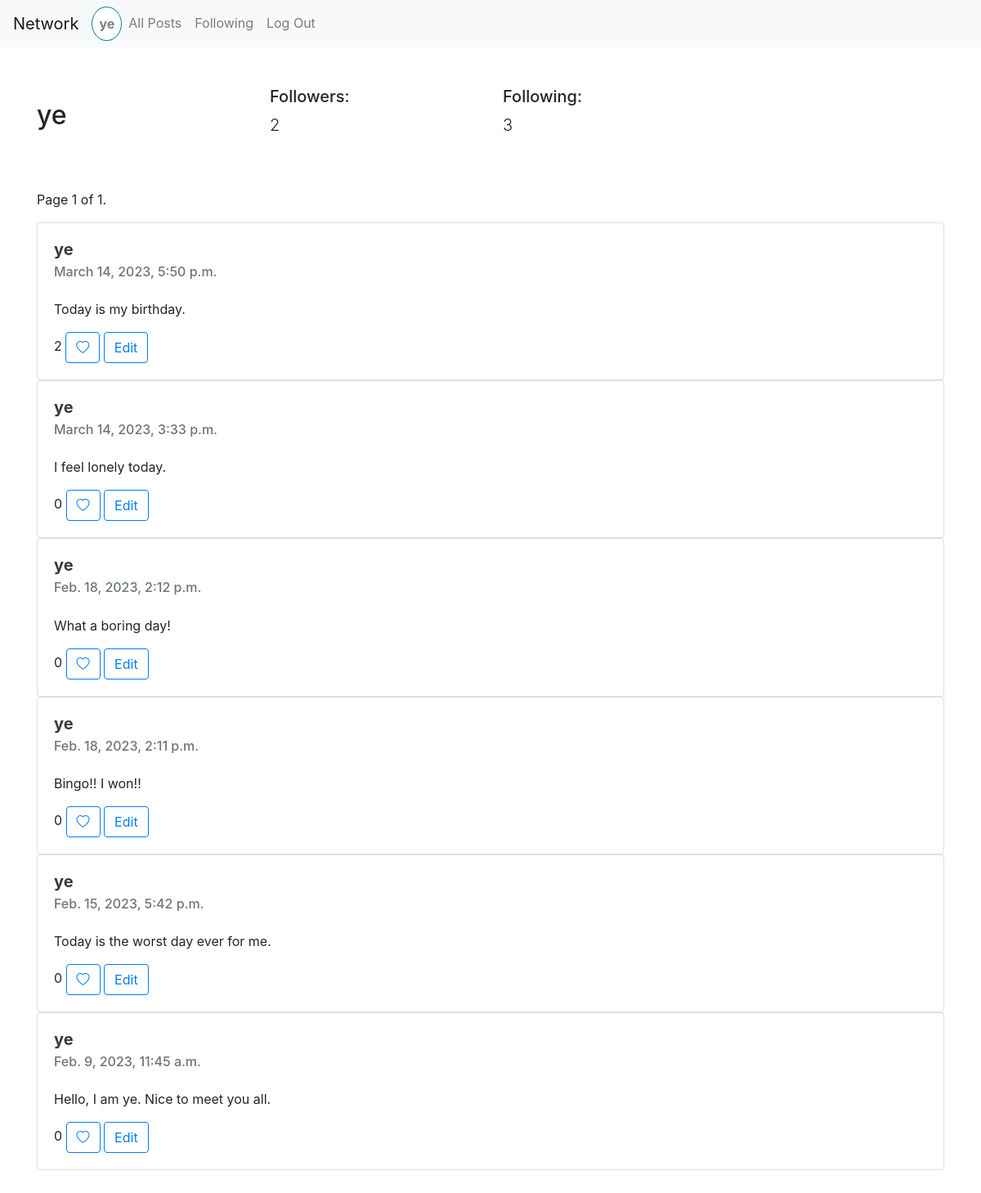
The page /profile-view/ye (signed in) on the database its author committed.
### network/models.py (models this page shows, shortened)
class User(AbstractUser):
    pass

class Profile(models.Model):
    user = models.ForeignKey(User,on_delete=models.CASCADE)
    id_user = models.IntegerField()
    followers = models.IntegerField(default=0)
    following = models.IntegerField(default=0)

class Post(models.Model):
    user = models.CharField(max_length=100)
    content = models.TextField()
    created_at = models.DateTimeField(default=datetime.now)
    likes = models.IntegerField(default=0)
    class Meta:
        ordering = ['-created_at']

### network/views.py (the view)
# urls.py: path('profile-view/<str:user>',views.profile_view,name='profile_view'),
@login_required(login_url='login')
def profile_view(request,user):
    user_profile = User.objects.get(username=user)
    profile = Profile.objects.get(user=user_profile)
    posts = Post.objects.filter(user=user)
    paginator = Paginator(posts,10) # Show 10 posts per page
    page_number = request.GET.get('page')
    page_obj = paginator.get_page(page_number)
    already_followed = Follow.objects.filter(user_follow=request.user.username,user_profile=user_profile.username).first()
    liked_posts_all = []
    for post in posts:
        liked_posts = LikePost.objects.filter(user=request.user.username,post_id=post.id)
        liked_posts_all.extend(liked_posts)
    return render(request,'network/profile.html',{
        'profile':profile,
        'page_obj':page_obj,
        'user_profile': user_profile.username,
        'user_request': request.user.username,
        'already_followed': already_followed,
        'liked_posts': liked_posts_all
    })

### network/templates/network/profile.html (shortened to what this page needs)
{% extends 'network/layout.html' %}
{% load static %}
{% block body %}
<div class="container">
    <div class="row justify-content-center align-items-center my-5">
        <div class="col-3 ">
            <h2>{{profile.user.username}}</h2>
        </div>
        <div class="col-3">
            <h5> Followers:</h5> <p id="follower_count" class="lead">{{ profile.followers }}</p>
        </div>
        <div class="col-3">
            <h5> Following:</h5>  <p class="lead">{{ profile.following }}</p>
        </div>
    </div>
    <div class="row justify-content-center align-items-center my-5">
        <div class="col-12">
            <nav aria-label="post pages">
                <span class="current">
                    Page {{ page_obj.number }} of {{ page_obj.paginator.num_pages }}.
                </span>
            </nav>
        {% if page_obj %}
            {% for post in page_obj %}
            <div class="card" style="width: 100%;">
                <div class="card-body">
                    <h5 class="card-title"><a class="text-dark" href="{% url 'profile_view' post.user %}"><strong>{{post.user}}</strong></a></h5>
                    <h6 class="card-subtitle mb-4 text-muted">{{ post.created_at }}</h6>
                    <p class="card-text">{{ post.content }}</p>
                    <span id="like_count{{post.id}}">{{ post.likes }}</span>
                    <button type="button" id="like{{post.id}}" class="like btn btn-outline-primary" value="like">
                        {% if liked_posts %}
                        {% for liked_post in liked_posts %}
                                {% if post.id == liked_post.post_id %}
                                    <i id="heart{{post.id}}" class="bi bi-heart-fill"></i>
                                {% else %}
                                    <i id="heart{{post.id}}" class="bi bi-heart"></i>
                                {% endif %}
                        {% endfor %}
                        {% else %}
                            <i id="heart{{post.id}}" class="bi bi-heart"></i>
                        {% endif %}
                    </button>
                    {% if user.username == post.user %}
                        <a href="#" class="card-link btn btn-outline-primary">Edit</a>
                    {% else %}
                        <div></div>
                    {% endif %}
                </div>
            </div>
        {% endfor %}
        {% else %}
            <h4 class="text-center text-muted display-4 mt-5">No posts yet</h4>
        {% endif %}
        </div>
    </div>
</div>
{% endblock%}

### network/templates/network/layout.html (shortened to what this page needs)
{% load static %}
<!DOCTYPE html>
<html lang="en">
  <head>
    <link
      rel="stylesheet"
      href="https://stackpath.bootstrapcdn.com/bootstrap/4.4.1/css/bootstrap.min.css"
    />
    <link href="{% static 'network/styles.css' %}" rel="stylesheet" />
    <link
      rel="stylesheet"
      href="https://cdn.jsdelivr.net/npm/bootstrap-icons@1.10.3/font/bootstrap-icons.css"
    />
  </head>
  <body>
    <nav class="navbar navbar-expand-lg navbar-light bg-light">
      <a class="navbar-brand" href="{% url 'index' %}">Network</a>
      <div>
        <ul class="navbar-nav mr-auto">
                {% if user.is_authenticated %}
                    <li class="nav-item">
                        <a class="nav-link" href="{% url 'profile_view' user.username %}"><strong>{{ user.username }}</strong></a>
                    </li>
                {% endif %}
                <li class="nav-item">
                  <a class="nav-link" href="{% url 'index' %}">All Posts</a>
                </li>
                {% if user.is_authenticated %}
                    <li class="nav-item">
                        <a class="nav-link" href="{% url 'following' %}">Following</a>
                    </li>
                    <li class="nav-item">
                        <a class="nav-link" href="{% url 'logout' %}">Log Out</a>
                    </li>
                {% endif %}
              </ul>
      </div>
    </nav>
    <div class="body">{% block body %} {% endblock %}</div>
  </body>
</html>

### network/static/network/styles.css (style rules this page uses)
.nav-link[aria-control='page'] { border: 1px solid darkcyan; background-color: white; border-radius: 50%; }

### rows shown on the page
User: username "ye"
Profile: user.username "ye", followers "2", following "3"
Post: user "ye", created_at "March 14, 2023, 5:50 p.m.", content "Today is my birthday.", likes "2", shows "Edit"
Post: user "ye", created_at "March 14, 2023, 3:33 p.m.", content "I feel lonely today.", likes "0", shows "Edit"
Post: user "ye", created_at "Feb. 18, 2023, 2:12 p.m.", content "What a boring day!", likes "0", shows "Edit"
Post: user "ye", created_at "Feb. 18, 2023, 2:11 p.m.", content "Bingo!! I won!!", likes "0", shows "Edit"
Post: user "ye", created_at "Feb. 15, 2023, 5:42 p.m.", content "Today is the worst day ever for me.", likes "0", shows "Edit"
Post: user "ye", created_at "Feb. 9, 2023, 11:45 a.m.", content "Hello, I am ye. Nice to meet you all.", likes "0", shows "Edit"

### other values the page prints
{{ page_obj.number }} "1"
{{ page_obj.paginator.num_pages }} "1"
